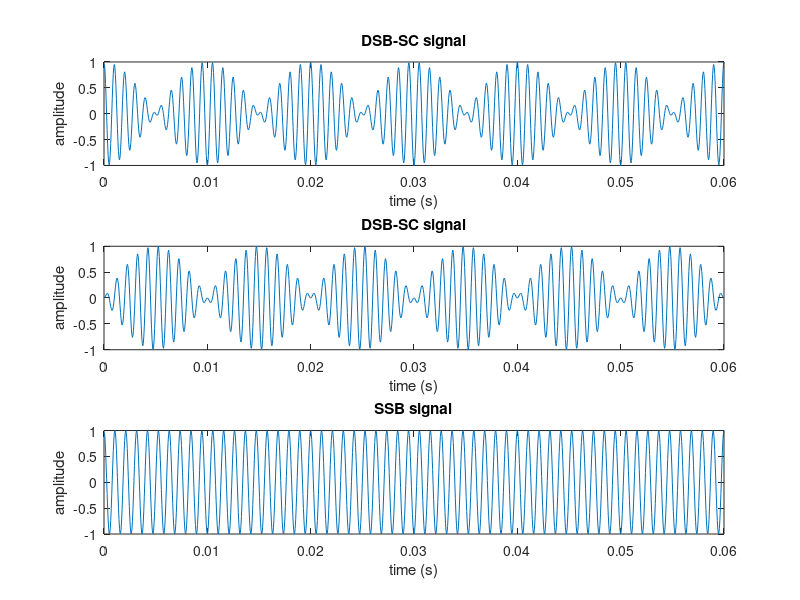

MATLAB code for this plot:
clear, clc;

%% Task 1

% A SSB signal for message m(t) is defined by the equation  x(t) = m(t) cos(2πfct) + mh(t) sin(2πfct),
% where,  mh(t) is the Hilbert Transform of the message and fc is the carrier frequency. In this part, 
% you will generate 1200 samples of the SSB signal in the following manner: 

% a.First generate and plot the DSB-SC signal x1(t) = m(t) cos(2πfct) for 1200 samples. Both m(t) and 
% the cosine carrier must be 1200 samples long.
% b.For  sine  waves,  the  Hilbert  Transform  just  delays  the  phase  by 90. So, if m(t)=cos(2πfmt), 
% then mh(t)=sin(2πfmt).
% c.Next, generate and plot a second DSB-SC signal x2(t) = mh(t) sin(2πfct) for 
% 1200 samples.d.Lastly, plot the SSB signal as x(t) = x1(t)+x2(t).Use sampling frequency fs = 20 kHz, 
% carrier frequency fc = 1000 Hz and 50 Hz as the frequency of a sine-wave message.

Fs = 20000;       % sampling frequency
fc = 1000;        % carrier frequency
fm = 50;          % message frequency
T = 1/Fs;         % sampling period

num_samples = 1200;     % number of samples generated
t = T:T:num_samples*T;  % time vector 

mt = cos(2*pi*fm*t);    % message signal m(t)
ct = cos(2*pi*fc*t);    % carrier signal c(t)
mh = sin(2*pi*fm*t);    % hilbert transform of m(t)

x1 = mt.*ct;                % DSB-SC signal
x2 = mh.*sin(2*pi*fc*t);    % DSB-SC signal
x = x1+x2;                 % SSB signal

% plots
figure(1)
subplot(3,1,1)
plot(t,x1)
title('DSB-SC signal')
xlabel('time (s)')
ylabel('amplitude');

subplot(3,1,2)
plot(t,x2)
title('DSB-SC signal')
xlabel('time (s)')
ylabel('amplitude');

subplot(3,1,3)
plot(t,x)
title('SSB signal')
xlabel('time (s)')
ylabel('amplitude');
